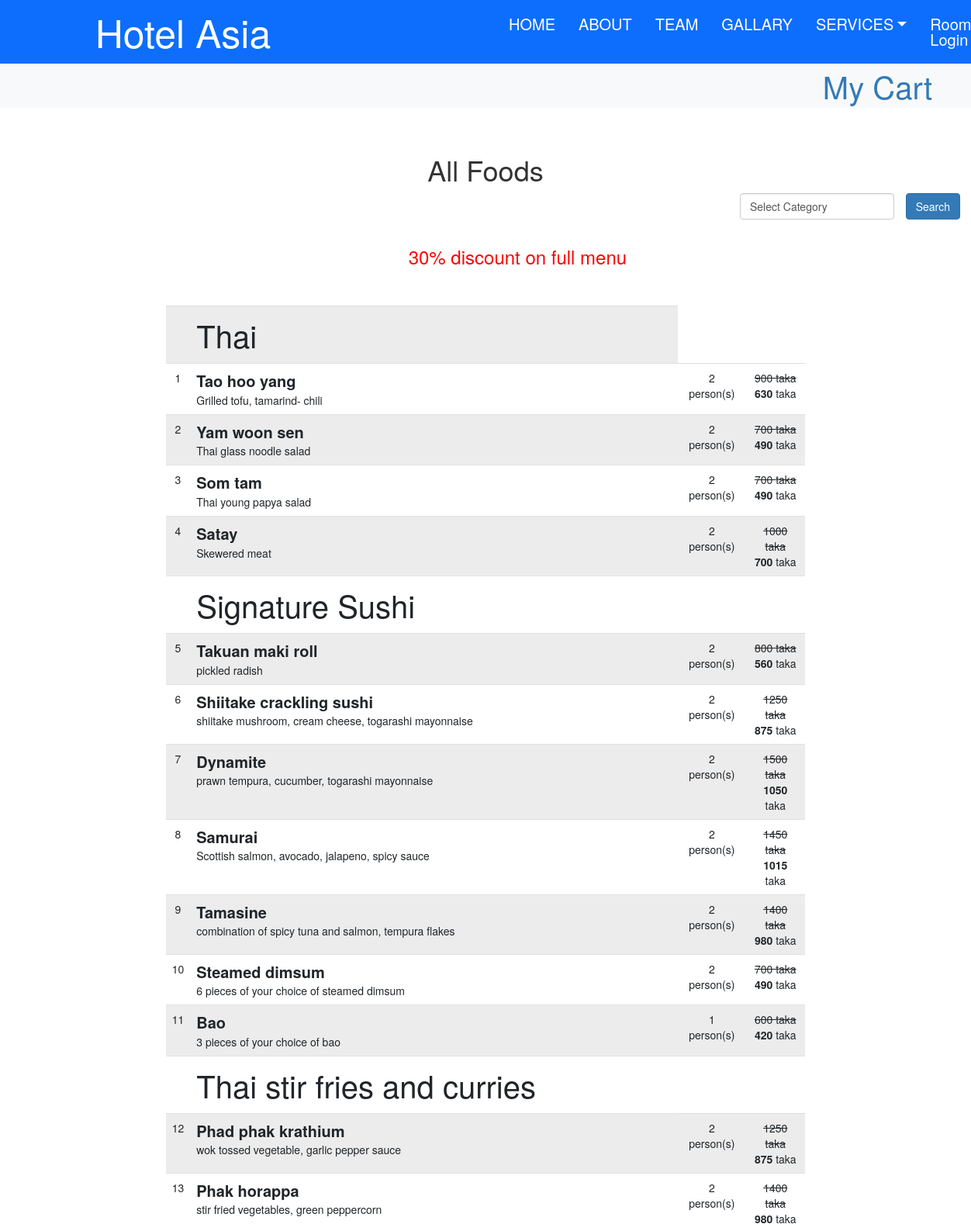
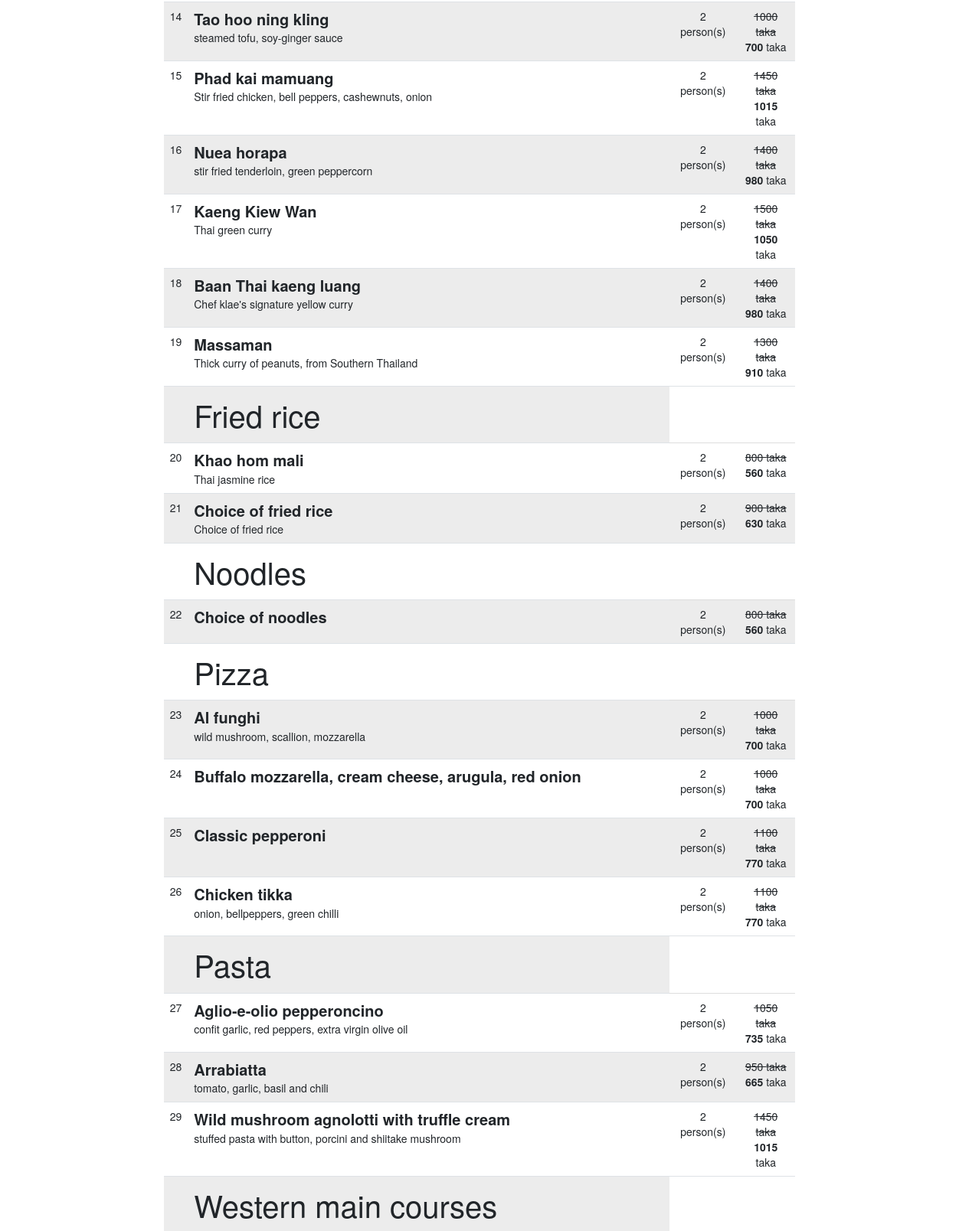
Screenshot of /food.php (upper part) with the database file from the repository (2 pictures, top to bottom).
### tables this page shows
CREATE TABLE `tax_offer` (
  `id` int(11) NOT NULL,
  `type` varchar(100) NOT NULL,
  `tax` int(11) NOT NULL,
  `discount` int(11) NOT NULL
);

CREATE TABLE `foods` (
  `id` int(11) NOT NULL,
  `name` varchar(100) NOT NULL,
  `food_category` int(11) NOT NULL,
  `description` text NOT NULL,
  `quantity` int(11) NOT NULL,
  `price` double NOT NULL,
  `status` int(11) NOT NULL
);

CREATE TABLE `food_category` (
  `id` int(11) NOT NULL,
  `category` varchar(100) NOT NULL,
  `position` int(11) NOT NULL,
  `status` int(11) NOT NULL
);

### food.php (the view, shortened to what this page needs)
<!doctype html>
<html>
<head>
  <link rel="stylesheet" href="css\bootstrap.css">
  <link rel="stylesheet" href="css\room.css">
</head>
<body>
  <div class="container-flud">
    <div class="row">
      <?php
        include 'foodheader.php';
      ?>
    <div class="row bg-light">
      <div class="offset-10 col-2">
        <a href="foodCart.php" style="font-size: 40px;">My Cart</a>
      </div>
    </div>
    <div class="row">
      <h1 style="text-align: center;">All Foods</h1>
    </div>
    <form action="foodSort.php" method="post">
      <div class="row">
        <div class="offset-9 col-2">
          <div class="form-group">
            <select name="categoryType" class="form-control" required>
              <option value="" selected disabled>Select Category</option>
            </select>
          </div>
        </div>
        <div class="col-1">
          <div class="form-group">
          <input type="submit" name="submit" id="btn" class="btn btn-primary" value="Search">
        </div>
        </div>
        </div>
    </form>
  <?php
  $conn = mysqli_connect("localhost","root","","hms") or die("Connection failed");
  $sql1 = "Select * from tax_offer where type='food'";
  $result1 = mysqli_query($conn, $sql1) or die("Query failed1");
  $row1 = mysqli_fetch_assoc($result1);
  $fooddiscount=$row1['discount'];
  $sql = "Select f.id as id,f.name as name, fc.category as food_category,f.description as description,f.quantity as quantity,
  f.price as price, f.status as status from foods f join food_category fc on f.food_category=fc.id where f.status=1
  and fc.status=1 order by fc.position";
  $result = mysqli_query($conn, $sql) or die("Query failed");
  ?>
  <div class="row">
    <div class="col-4 offset-5">
      <?php if($fooddiscount>0){ ?>
      <h3 style="color: red;"><?php echo $fooddiscount?>% discount on full menu</h3>
    <?php } ?>
    </div>
  </div>
  <div class="row">
    <div class="col-sm-8 offset-sm-2">
    <table class="table table-striped">
  <?php
  $no=1;
  while($row = mysqli_fetch_assoc($result)){
    if($no==1){
      $caName=$row['food_category'];
      ?>
      <tr>
        <td> </td>
        <td style="font-size:40px;"><?php echo $caName; ?></td>
      </tr>
  <?php
    }
    if($caName!=$row['food_category']){
      $caName=$row['food_category'];
      ?>
      <tr>
        <td> </td>
        <td style="font-size:40px;"><?php echo $caName; ?></td>
      </tr>  <?php
    }
   ?>
   <tr>
     <td style="text-align: center;"><?php echo $no;?></td>
     <td style="text-align: left;"><section style="font-size: 20px;"><?php echo '<b>'.ucfirst($row['name']).'</b>';?></section><?php echo $row['description'];?></td>
     <td style="text-align: center;"><?php echo $row['quantity']." person(s)";?></td>
     <?php
     if($fooddiscount==0){
     echo '<td style="text-align: center;">'.$row['price'].'</td>';
   }
   else{
     $discount=$row['price']*($fooddiscount/100);
     $fprice=$row['price']-$discount;
   echo '<td style="text-align: center;"><s>'.$row['price'].' taka</s><br><b>'.$fprice.'</b>'.' taka</td>';
 }
     ?>
   </tr>
   <?php
   $no++;
     }
   ?>
 </table>
 </div>
  </div>
<link href="js/jquery.nice-number.css" rel="stylesheet">
</body>
</html>

### rows the page displays
tax_offer: discount "30"
foods: food_category.category "Thai", name "Tao hoo yang", description "Grilled tofu, tamarind- chili", quantity "2", price "900", price.discount "630"
foods: name "Yam woon sen", description "Thai glass noodle salad", quantity "2", price "700", price.discount "490"
foods: name "Som tam", description "Thai young papya salad", quantity "2", price "700", price.discount "490"
foods: name "Satay", description "Skewered meat", quantity "2", price "1000", price.discount "700"
foods: food_category.category "Signature Sushi", name "Takuan maki roll", description "pickled radish", quantity "2", price "800", price.discount "560"
foods: name "Shiitake crackling sushi", description "shiitake mushroom, cream cheese, togarashi mayonnaise", quantity "2", price "1250", price.discount "875"
foods: name "Dynamite", description "prawn tempura, cucumber, togarashi mayonnaise", quantity "2", price "1500", price.discount "1050"
foods: name "Samurai", description "Scottish salmon, avocado, jalapeno, spicy sauce", quantity "2", price "1450", price.discount "1015"
foods: name "Tamasine", description "combination of spicy tuna and salmon, tempura flakes", quantity "2", price "1400", price.discount "980"
foods: name "Steamed dimsum", description "6 pieces of your choice of steamed dimsum", quantity "2", price "700", price.discount "490"
foods: name "Bao", description "3 pieces of your choice of bao", quantity "1", price "600", price.discount "420"
foods: food_category.category "Thai stir fries and curries", name "Phad phak krathium", description "wok tossed vegetable, garlic pepper sauce", quantity "2", price "1250", price.discount "875"
foods: name "Phak horappa", description "stir fried vegetables, green peppercorn", quantity "2", price "1400", price.discount "980"
foods: name "Tao hoo ning kling", description "steamed tofu, soy-ginger sauce", quantity "2", price "1000", price.discount "700"
foods: name "Phad kai mamuang", description "Stir fried chicken, bell peppers, cashewnuts, onion", quantity "2", price "1450", price.discount "1015"
foods: name "Nuea horapa", description "stir fried tenderloin, green peppercorn", quantity "2", price "1400", price.discount "980"
foods: name "Kaeng Kiew Wan", description "Thai green curry", quantity "2", price "1500", price.discount "1050"
foods: name "Baan Thai kaeng luang", description "Chef klae's signature yellow curry", quantity "2", price "1400", price.discount "980"
foods: name "Massaman", description "Thick curry of peanuts, from Southern Thailand", quantity "2", price "1300", price.discount "910"
foods: food_category.category "Fried rice", name "Khao hom mali", description "Thai jasmine rice", quantity "2", price "800", price.discount "560"
foods: name "Choice of fried rice", description "Choice of fried rice", quantity "2", price "900", price.discount "630"
foods: food_category.category "Noodles", name "Choice of noodles", quantity "2", price "800", price.discount "560"
foods: food_category.category "Pizza", name "Al funghi", description "wild mushroom, scallion, mozzarella", quantity "2", price "1000", price.discount "700"
foods: name "Buffalo mozzarella, cream cheese, arugula, red onion", quantity "2", price "1000", price.discount "700"
foods: name "Classic pepperoni", quantity "2", price "1100", price.discount "770"
foods: name "Chicken tikka", description "onion, bellpeppers, green chilli", quantity "2", price "1100", price.discount "770"
foods: food_category.category "Pasta", name "Aglio-e-olio pepperoncino", description "confit garlic, red peppers, extra virgin olive oil", quantity "2", price "1050", price.discount "735"
foods: name "Arrabiatta", description "tomato, garlic, basil and chili", quantity "2", price "950", price.discount "665"
foods: name "Wild mushroom agnolotti with truffle cream", description "stuffed pasta with button, porcini and shiitake mushroom", quantity "2", price "1450", price.discount "1015"
foods: food_category.category "Western main courses"
